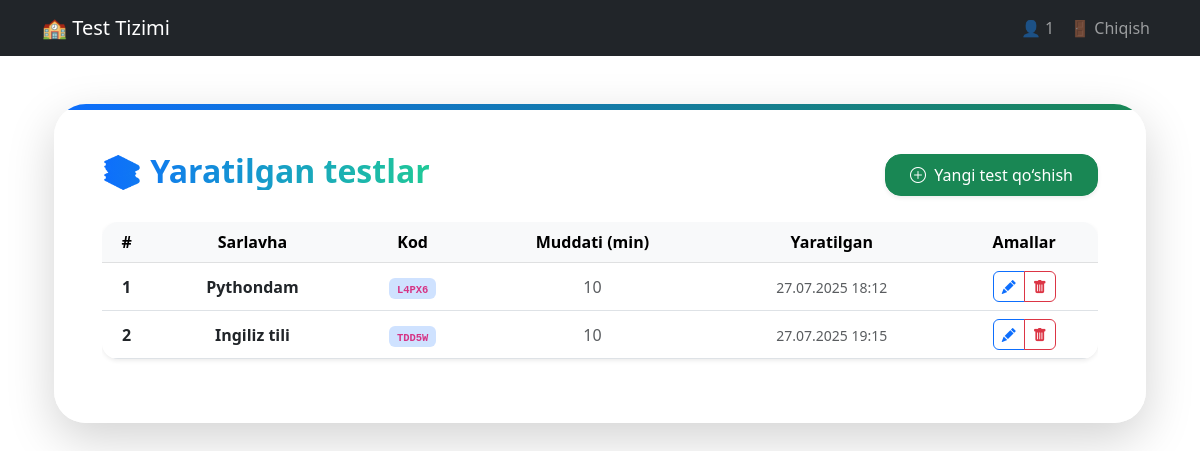
The app's page /teachers/tests/ (signed in), older data.
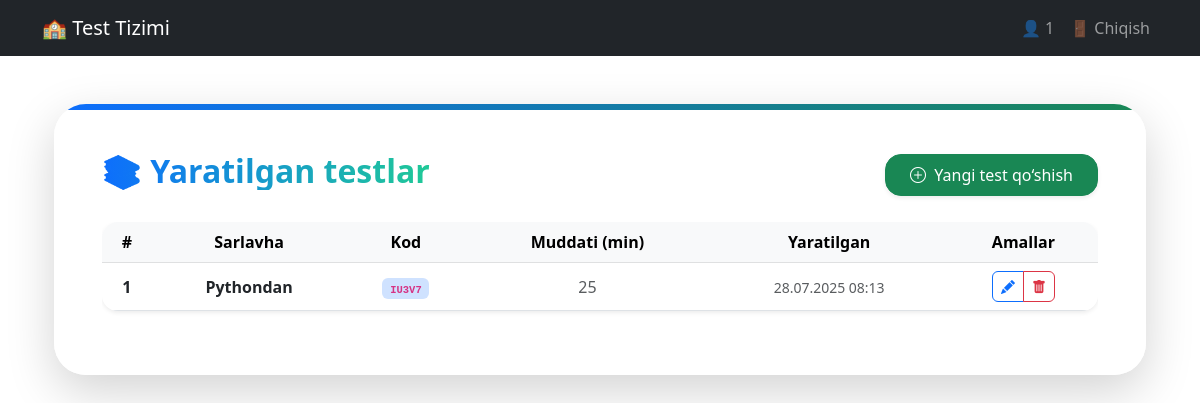
The same page, newer data.
### TEACHERS/models.py (models this page shows, shortened)
class Test(models.Model):
    title = models.CharField(max_length=255)
    description = models.TextField()
    code = models.CharField(max_length=5, unique=True, blank=True)
    duration = models.PositiveIntegerField(
        default=10,
        validators=[MinValueValidator(1)],
        help_text="Test davomiyligi (daqiqada)"
    )
    created_by = models.ForeignKey(User, on_delete=models.CASCADE)
    created_at = models.DateTimeField(auto_now_add=True)

### TEACHERS/views.py (the view)
# urls.py: path("tests/", views.test_list, name="test_list"),
@login_required
def test_list(request):
    tests = Test.objects.filter(created_by__role='teacher')
    return render(request, 'teachers/tests/test_list.html', {'tests': tests})

### USERS/models.py (called while the page is built)
    @property
    def full_name(self):
        if self.last_name:
            return f"{self.first_name} {self.last_name}"
        return self.first_name

### templates/teachers/tests/test_list.html (shortened to what this page needs)
{% extends "base.html" %}
{% block content %}
<div class="container mt-5">
    <div class="card shadow-lg border-0 rounded-5 overflow-hidden">
        <div class="position-absolute top-0 start-0 w-100" style="height: 6px; background: linear-gradient(to right, #0d6efd, #198754);"></div>
        <div class="card-body p-5 bg-white">
            <div class="d-flex justify-content-between align-items-center mb-4">
                <h2 class="text-gradient fw-bold">📚 Yaratilgan testlar</h2>
                <a href="{% url 'teachers:test_create' %}" class="btn btn-success rounded-4 shadow-sm px-4 py-2">
                    <i class="bi bi-plus-circle me-1"></i> Yangi test qo‘shish
                </a>
            </div>
            <div class="table-responsive">
                <table class="table table-hover align-middle text-center shadow-sm rounded-4 overflow-hidden">
                    <thead class="table-light">
                        <tr class="align-middle">
                            <th>#</th>
                            <th>Sarlavha</th>
                            <th>Kod</th>
                            <th>Muddati (min)</th>
                            <th>Yaratilgan</th>
                            <th>Amallar</th>
                        </tr>
                    </thead>
                    <tbody>
                        {% for test in tests %}
                        <tr>
                            <td class="fw-bold">{{ forloop.counter }}</td>
                            <td>
                                <a href="{% url 'teachers:test_detail' test.pk %}"
                                   class="text-decoration-none text-dark fw-semibold">
                                    {{ test.title }}
                                </a>
                            </td>
                            <td><span class="badge bg-primary-subtle text-primary"><code>{{ test.code }}</code></span></td>
                            <td><span class="text-muted">{{ test.duration }}</span></td>
                            <td><small class="text-muted">{{ test.created_at|date:"d.m.Y H:i" }}</small></td>
                            <td>
                                <div class="btn-group btn-group-sm">
                                    <a href="{% url 'teachers:test_update' test.pk %}" class="btn btn-outline-primary rounded-start">
                                        <i class="bi bi-pencil-fill"></i>
                                    </a>
                                    <a href="{% url 'teachers:test_delete' test.pk %}" class="btn btn-outline-danger rounded-end"
                                       onclick="return confirmDelete(this)">
                                        <i class="bi bi-trash-fill"></i>
                                    </a>
                                </div>
                            </td>
                        </tr>
                        {% empty %}
                        <tr>
                            <td colspan="6" class="text-center text-muted fst-italic">📭 Hech qanday test topilmadi.</td>
                        </tr>
                        {% endfor %}
                    </tbody>
                </table>
            </div>
        </div>
    </div>
</div>
{% endblock %}

Row changes from the older to the newer data that the page shows:
removed Test: title "Ingiliz tili", code "TDD5W", duration "10", created_at "27.07.2025 19:15"
changed Test: title "Pythondam" → "Pythondan"; code "L4PX6" → "IU3V7"; duration "10" → "25"; created_at "27.07.2025 18:12" → "28.07.2025 08:13"
